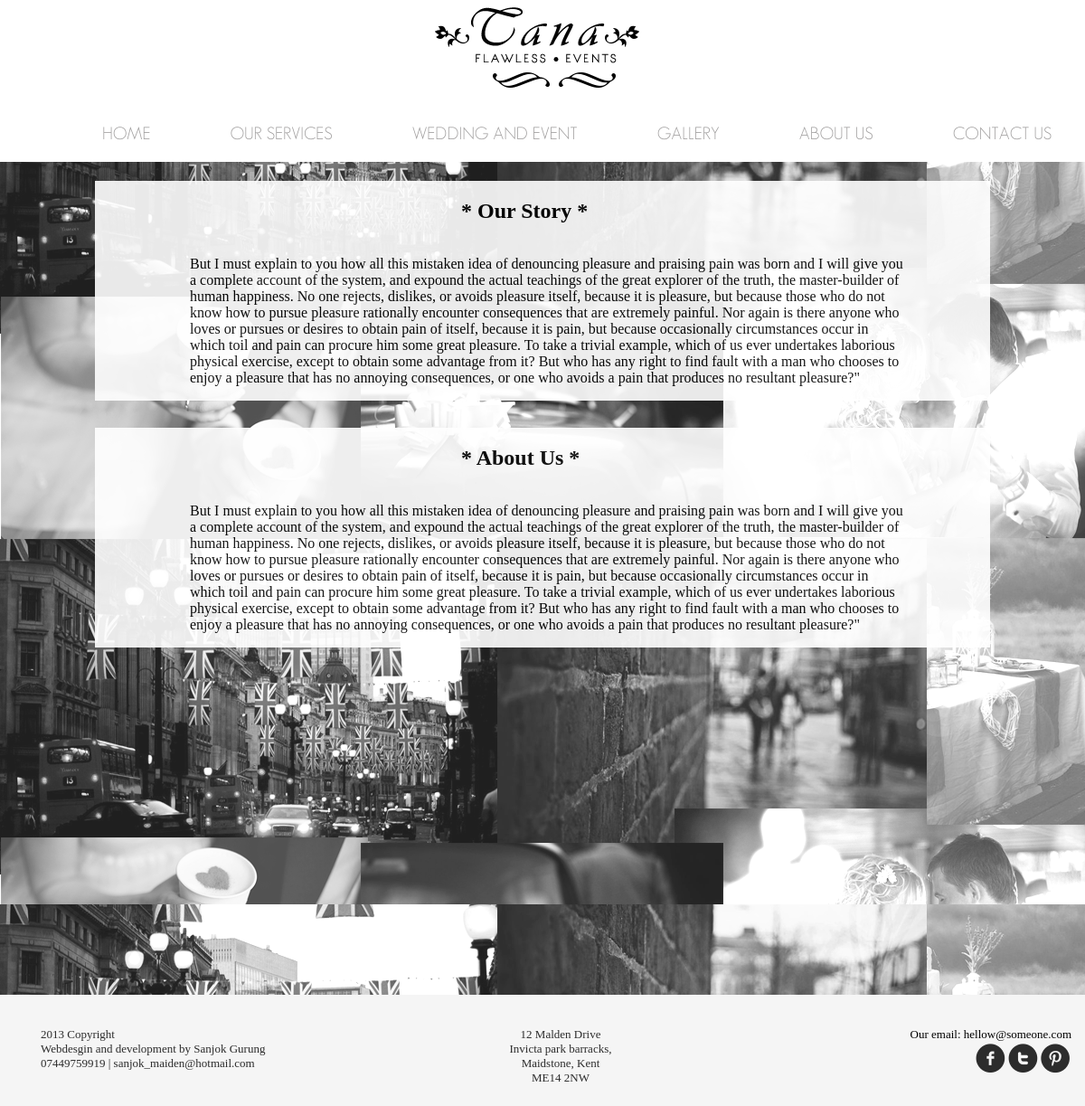
Page /about.php on the committed database.
### tables this page shows
CREATE TABLE IF NOT EXISTS `our_story` (
  `id` int(11) NOT NULL AUTO_INCREMENT,
  `story` text NOT NULL,
  PRIMARY KEY (`id`)
);

CREATE TABLE IF NOT EXISTS `about` (
  `id` int(11) NOT NULL AUTO_INCREMENT,
  `description` text NOT NULL,
  PRIMARY KEY (`id`)
);

CREATE TABLE IF NOT EXISTS `address` (
  `id` int(11) NOT NULL AUTO_INCREMENT,
  `street` varchar(255) NOT NULL,
  `town` varchar(255) NOT NULL,
  `city` varchar(255) NOT NULL,
  `postcode` varchar(255) NOT NULL,
  PRIMARY KEY (`id`)
);

### about.php (the view, shortened to what this page needs)
<!DOCTYPE html>
 <html class="no-js">
<head>
        <link rel="stylesheet" href="css/960.css">
		<link rel="stylesheet" href="css/reset.css">
		<link rel="stylesheet" href="css/orbit-1.2.3.css">
        <link rel="stylesheet" href="css/normalize.css">
        <link rel="stylesheet" href="css/style.css">
</head>
<body>
<div class="container_12" id="container">
   <div class="grid-12 alpha omega" id="image_container">
   <div class="grid_12 alpha omega" id="top_container">
        <div class="grid_4 push_4" id="logo"></div><div class="clear"></div>
        <div class="grid_12" id="nav_menu">
		       <ul>			  <li class=""><a href="index.php">HOME</a></li>
							  <li class=""><a href="services.php">OUR SERVICES</a></li>
							  <li class=""><a href="wedding.php">WEDDING AND EVENT</a></li>
							  <li class=""><a href="albums.php">GALLERY</a></li>
							  <li class=""><a href="about.php">ABOUT US</a></li>
							  <li class=""><a href="contact.php">CONTACT US</a></li>
			   </ul>
		</div>
   </div>
     <div class="grid_10 push_1" id="ourstory">
	       <h2 class="grid_2 push_4">* Our Story *</h2><div class="clear"></div>
		   <p class="grid_8 push_1">
                  <?php
				      $query = "SELECT * FROM `our_story`";
					  $result = mysql_query($query);
					  while($row = mysql_fetch_assoc($result)){
					    echo $row['story'];
					  }
				  ?>
		   </p>
	 </div>
	 <div class="grid_10 push_1" id="about_us">
	           <h2 class="grid_2 push_4">* About Us *</h2><div class="clear"></div>
			   <p class="grid_8 push_1">
					<?php
					     $query = "SELECT * FROM `about`";
						  $result = mysql_query($query);
						  while($row = mysql_fetch_assoc($result)){
							echo $row['description'];
						  }
					  ?>
		       </p>
	 </div>
   </div>
   <?php
      include('template/footer.php');
   ?>
</body>
</html>

### template/footer.php (shortened to what this page needs)
<div class="grid_12 alpha omega" id="footer">
						     <div class="grid_4" id="designer_sanjok">
							      <ul>
								     <li>2013  Copyright</li>
									 <li>Webdesgin and development by Sanjok Gurung</li>
									 <li>07449759919 | sanjok_maiden@hotmail.com</li>
								  </ul>
							 </div>
							 <div class="grid_4" id="address_shop">
							     <ul>
								 <?php
								   $query = "SELECT * FROM `address`";
								    $result = mysql_query($query);
									while($row = mysql_fetch_assoc($result)){
									echo'
								   <li>',$row['street'],'</li>
								   <li>',$row['town'],'</li>
								   <li>',$row['city'],'</li>
								   <li>',$row['postcode'],'</li>';
								  }
								  ?>
							 </div>
							 <div class="grid_4" id="social">
							  <ul>
								<li>Our email: hellow@someone.com</li>
								<li><span id="facebook"><a href="">f</a></span><span id="twitter"><a href="">t</a></span><span id="pinterest"><a href="">&</a></span></li>
							  </ul>
							 </div>
						 </div>
			  </div>
</html>

### css/960.css (style rules this page uses)
body { min-width: 1200px; }
.container_12 { margin-left: auto; margin-right: auto; width: 1200px; }
.grid_1, .grid_2, .grid_3, .grid_4, .grid_5, .grid_6, .grid_7, .grid_8, .grid_9, .grid_10, .grid_11, .grid_12 { display:inline; float: left; position: relative; margin-left: 5px; margin-right: 5px; }
.push_1, .pull_1, .push_2, .pull_2, .push_3, .pull_3, .push_4, .pull_4, .push_5, .pull_5, .push_6, .pull_6, .push_7, .pull_7, .push_8, .pull_8, .push_9, .pull_9, .push_10, .pull_10, .push_11, .pull_11, .push_12, .pull_12 { position:relative; }
.alpha { margin-left: 0; }
.omega { margin-right: 0; }
.container_12 .grid_2 { width:190px; }
.container_12 .grid_4 { width:390px; }
.container_12 .grid_8 { width:790px; }
.container_12 .grid_10 { width:990px; }
.container_12 .grid_12 { width:1190px; }
.container_12 .push_1 { left:100px; }
.container_12 .push_4 { left:400px; }

### css/style.css (style rules this page uses)
#container { background:none; }
#footer { width:1200px; background-color:#f5f5f5; }
#designer_sanjok { margin-top:20px; }
#designer_sanjok ul li { color:#2c2c2c; font-family:californian FB; font-size:13px; }
#address_shop { margin-top:20px; }
#address_shop ul li { color:#2c2c2c; font-family:californian FB; text-align:center; font-size:13px; }
#social { margin-top:20px; margin-bottom:10px; }
#social ul li { font-family:californian FB; text-align:right; margin-right:10px; font-size:13px; }
#social ul li span a { font-family:socialico; font-size:45px; text-decoration:none; color:#2c2c2c; }
#facebook a,#twitter a,#pinterest a { -webkit-transition:0.5s ease-in-out; }
#top_container { background:white; width:1200px; position:fixed; z-index:700; }
#logo { background:none; background-image:url('../img/logo.png'); height:100px; }
#nav_menu ul li a { float:left; display:block; color:#9e9c9c; padding:20px; margin-left:48px; font-family: geosanslight; font-size:19px; text-decoration:none; }
#image_container { width:1200px; background-image:url('../img/collage.png'); height:1100px; background-repeat:repeat-y; }
#ourstory { margin-top:200px; background:white; opacity:0.9; }
#ourstory h2 { color:black; font-family:californian FB; }
#ourstory p { color:black; font-family:californian FB; }
#about_us { background:white; opacity:0.9; margin-top:30px; }
#about_us h2 { color:black; font-family:californian FB; }
#about_us p { color:black; font-family:californian FB; }

### rows in the picture
our_story: story "But I must explain to you how all this mistaken idea of denouncing pleasure and praising pain was born and I will give you a complete account of the system, and expound the actual teachings of the great explorer of the truth, the master-builder of human happiness. No one rejects, dislikes, or avoids pleasure itself, because it is pleasure, but because those who do not know how to pursue pleasure rationally encounter consequences that are extremely painful. Nor again is there anyone who loves or pursues or desires to obtain pain of itself, because it is pain, but because occasionally circumstances occur in which toil and pain can procure him some great pleasure. To take a trivial example,…"
about: description "But I must explain to you how all this mistaken idea of denouncing pleasure and praising pain was born and I will give you a complete account of the system, and expound the actual teachings of the great explorer of the truth, the master-builder of human happiness. No one rejects, dislikes, or avoids pleasure itself, because it is pleasure, but because those who do not know how to pursue pleasure rationally encounter consequences that are extremely painful. Nor again is there anyone who loves or pursues or desires to obtain pain of itself, because it is pain, but because occasionally circumstances occur in which toil and pain can procure him some great pleasure. To take a trivial example,…"
address: street "12 Malden Drive", town "Invicta park barracks,", city "Maidstone, Kent", postcode "ME14 2NW"
